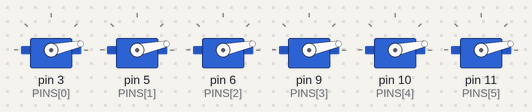
The sketch below on a simulated Arduino Uno, built with avr-gcc and run on an emulated ATmega328P. On the bench: 6 × servo.

Above: at 0.05 s.
At 0.2 s:
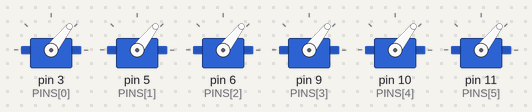
At 0.35 s:
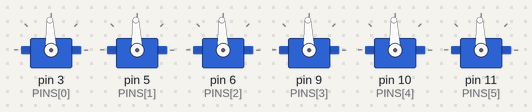
At 0.65 s:
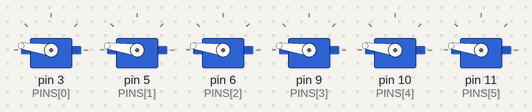
At 0.95 s:
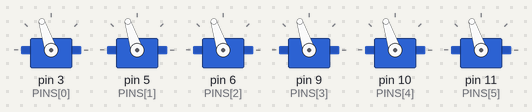
At 1.25 s:
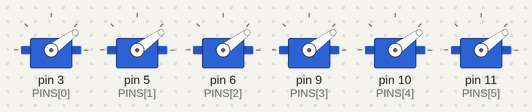
Timing chart, 0 to 3.0 s (numbered marks = the images above):
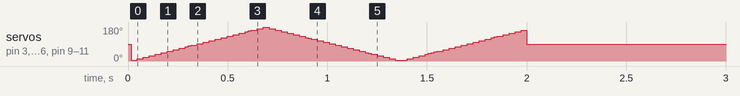

The sketch:

six_servos_sweep_hold.ino
```cpp
/*
  Week 3 — 6 Servos (Sweep 2s then Hold 90°)
  Author: Reema Alghamdi
  Email: Algghamdir735@gmail.com

  Description:
    - All six servos sweep for ~2 seconds (back and forth).
    - After that, all servos hold at 90° (neutral).
    - Pins are configurable in the PINS[] array.
    - Use external 5–6V power for servos and tie GND with Arduino GND.
*/

#include <Servo.h>

const uint8_t PINS[6] = {3, 5, 6, 9, 10, 11}; // change if needed
Servo S[6];

const unsigned long SWEEP_MS = 2000;     // 2 seconds
const unsigned long STEP_MS  = 15;       // sweep speed
int pos = 0, dirStep = +4;               // 0..180
unsigned long t0, lastStep;

void attachAll() {
  for (int i=0;i<6;i++) {
    S[i].attach(PINS[i]);
    S[i].write(90);
  }
}

void writeAll(int angle) {
  for (int i=0;i<6;i++) S[i].write(angle);
}

void setup() {
  attachAll();
  t0 = millis();
  lastStep = millis();
}

void loop() {
  unsigned long now = millis();

  // Phase 1: sweep for ~2s
  if (now - t0 < SWEEP_MS) {
    if (now - lastStep >= STEP_MS) {
      lastStep = now;
      pos += dirStep;
      if (pos >= 180) { pos = 180; dirStep = -dirStep; }
      if (pos <= 0)   { pos = 0;   dirStep = -dirStep; }
      writeAll(pos);
    }
    return;
  }

  // Phase 2: hold at 90°
  writeAll(90);
  delay(20);
}
```
